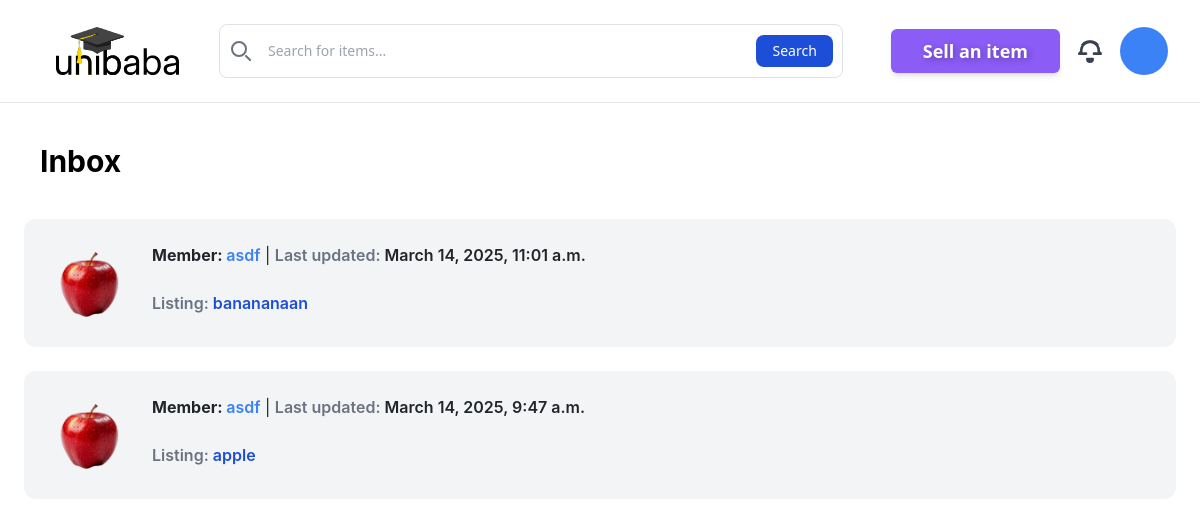
Page /inbox/ (signed in) on the earlier database version.
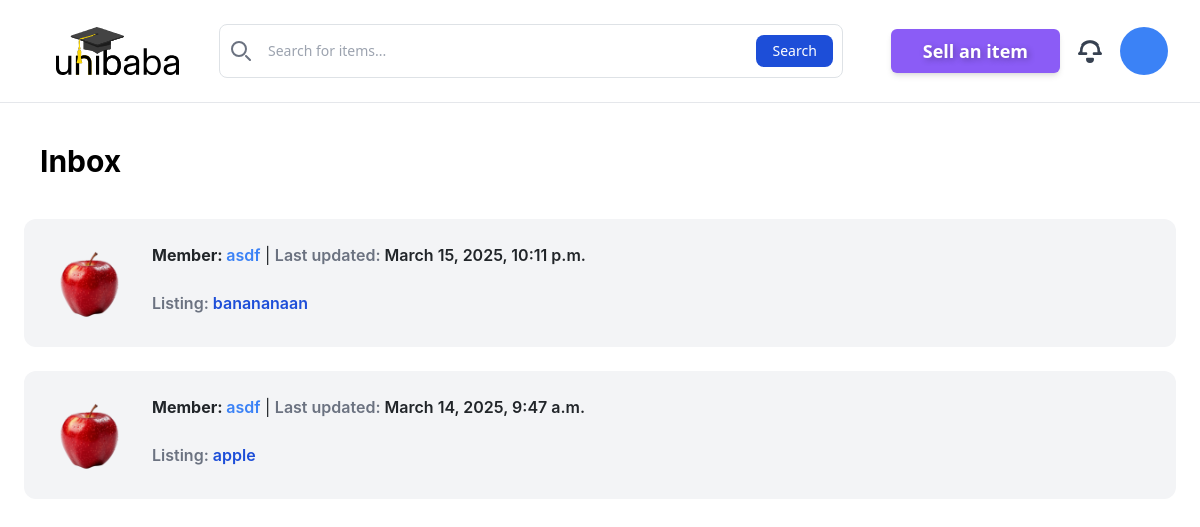
Same page on the later database version.
### conversation/models.py (models this page shows)
class Conversation(models.Model):
    item=models.ForeignKey(Item, related_name='conversations',on_delete=models.CASCADE)
    members=models.ManyToManyField(User, related_name='conversations')
    created_at = models.DateTimeField(auto_now_add=True)
    modified_at=models.DateTimeField(auto_now=True)
    class Meta:
        ordering=('-modified_at',)

### item/models.py (models this page shows, shortened)
class Item(models.Model):
    category=models.ForeignKey(Category, related_name='items', on_delete=models.CASCADE)
    name=models.CharField(max_length=255)
    description=models.TextField(blank=False,null=False)
    price=models.FloatField()
    image=models.ImageField(upload_to='item_images',blank=False,null=False)
    is_sold=models.BooleanField(default=False)
    created_by=models.ForeignKey(User, related_name='items', on_delete=models.CASCADE)
    created_at=models.DateTimeField(auto_now_add=True)

### conversation/views.py (the view)
# urls.py: path('',views.inbox, name='inbox'),
@login_required
def inbox(request):
    conversations=Conversation.objects.filter(members__in=[request.user.id])
    return render(request, 'conversation/inbox.html',{
        'conversations':conversations
    })

### conversation/templates/conversation/inbox.html (shortened to what this page needs)
{% extends 'base/templatepage.html' %}
{% block content %}
<h1 class="text-3xl font-bold mb-4 text-black p-3">Inbox</h1>
<div class="space-y-6">
    {% for conversation in conversations %}
        <a href="{% url 'conversation:detail' conversation.id %}">
            <div class="p-6 flex bg-gray-100 rounded-xl hover:bg-gray-200 ">
                <div class="pr-6">
                    <img src="{{ conversation.item.image.url }}" class="w-20 rounded-xl">
                </div>
                <div>
                    {% for member in conversation.members.all %}
                        {% if member != request.user %}
                            <p class="mb-4">
                                <strong>Member: </strong>
                                <a href="{% url 'item:getuserinfo' conversation.item.id%}"class="font-semibold text-blue-500">{{ member.username }}</a> |
                                <span class="font-semibold text-gray-500">Last updated: </span>
                                <span class="font-semibold text-black-600">{{ conversation.modified_at }}</span>
                            </p>
                            <span class="font-semibold text-gray-500">Listing: </span>
                            <span class="font-semibold text-blue-700">{{ conversation.item.name }}</span>
                        {% endif %}
                    {% endfor %}
                </div>
            </div>
        </a>
    {% endfor %}
</div>
{% endblock %}

Differences in the rows shown:
changed Conversation "banananaan": modified_at "March 14, 2025, 11:01 a.m." → "March 15, 2025, 10:11 p.m."
